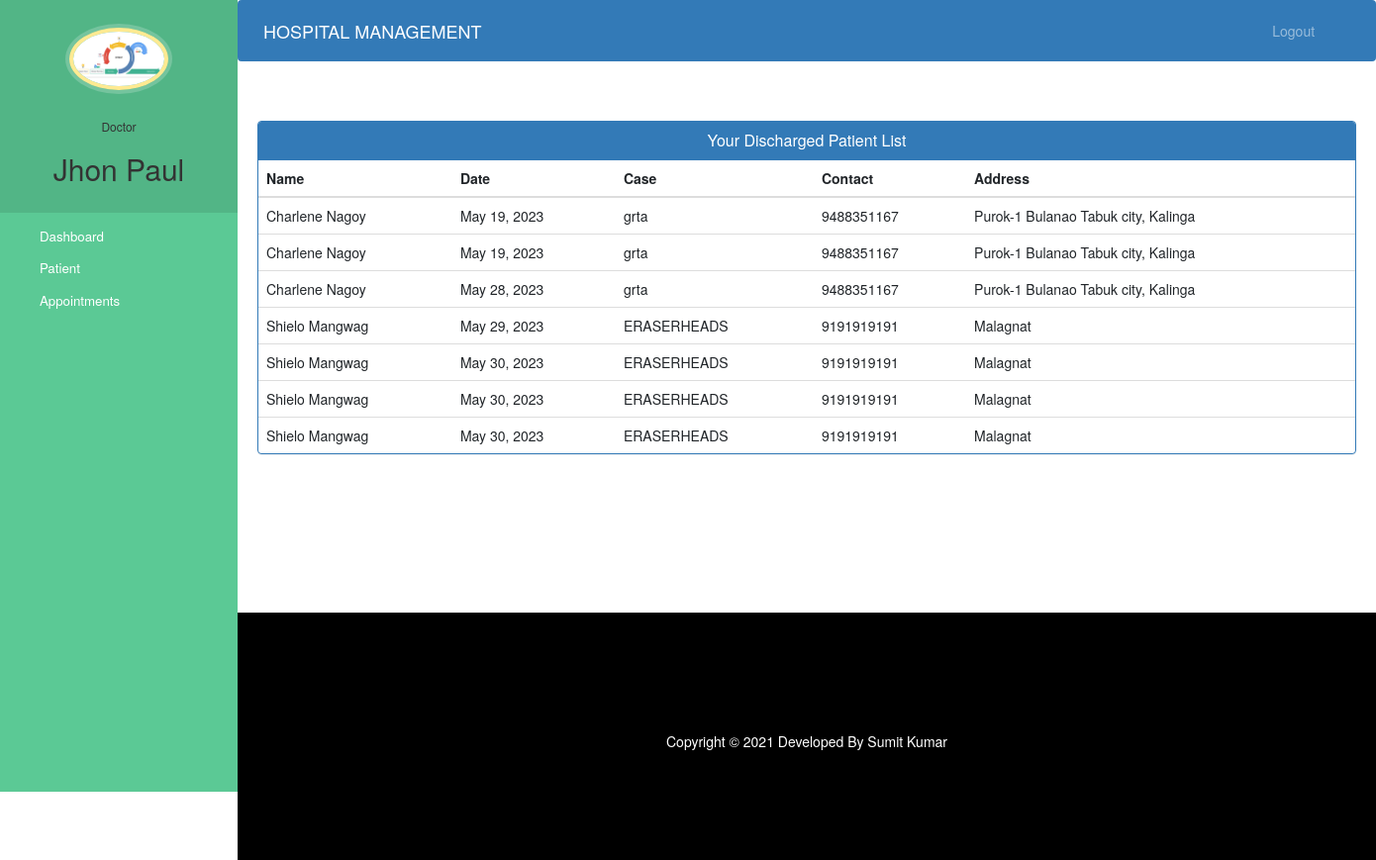
The page /doctor-view-discharge-patient (signed in) on the database its author committed.
### hospital/models.py (models this page shows, shortened)
class Doctor(models.Model):
    user=models.OneToOneField(User,on_delete=models.CASCADE)
    profile_pic= models.ImageField(upload_to='profile_pic/DoctorProfilePic/',null=True,blank=True)
    address = models.CharField(max_length=40)
    mobile = models.CharField(max_length=20,null=True)
    department= models.CharField(max_length=50,choices=departments,default='Cardiologist')
    status=models.BooleanField(default=False)

class PatientDischargeDetails(models.Model):
    patientId=models.PositiveIntegerField(null=True)
    patientName=models.CharField(max_length=40)
    assignedDoctorName=models.CharField(max_length=40)
    address = models.CharField(max_length=40)
    mobile = models.CharField(max_length=20,null=True)
    symptoms = models.CharField(max_length=100,null=True)
    admitDate=models.DateField(null=False)
    releaseDate=models.DateField(null=False)
    daySpent=models.PositiveIntegerField(null=False)
    roomCharge=models.PositiveIntegerField(null=False)
    medicineCost=models.PositiveIntegerField(null=False)
    doctorFee=models.PositiveIntegerField(null=False)
    OtherCharge=models.PositiveIntegerField(null=False)
    total=models.PositiveIntegerField(null=False)

### hospital/views.py (the view)
# urls.py: path('doctor-view-discharge-patient',views.doctor_view_discharge_patient_view,name='doctor-view-discharge-patient'),
@login_required(login_url='doctorlogin')
@user_passes_test(is_doctor)
def doctor_view_discharge_patient_view(request):
    dischargedpatients=models.PatientDischargeDetails.objects.all().distinct().filter(assignedDoctorName=request.user.first_name)
    doctor=models.Doctor.objects.get(user_id=request.user.id) #for profile picture of doctor in sidebar
    return render(request,'hospital/doctor_view_discharge_patient.html',{'dischargedpatients':dischargedpatients,'doctor':doctor})

### hospital/views.py (called while the page is built)
def is_doctor(user):
    return user.groups.filter(name='DOCTOR').exists()

### templates/hospital/doctor_view_discharge_patient.html (shortened to what this page needs)
{% extends 'hospital/doctor_base.html' %}
{% block content %}
{%load static%}
<head>
  <link href="//netdna.bootstrapcdn.com/bootstrap/3.0.0/css/bootstrap.min.css" rel="stylesheet" id="bootstrap-css">
</head>
<div class="container">
  <div class="panel panel-primary">
    <div class="panel-heading">
      <h6 class="panel-title">Your Discharged Patient List</h6>
    </div>
    <table class="table table-hover" id="dev-table">
      <thead>
        <tr>
          <th>Name</th>
          <th>Date</th>
          <th>Case</th>
          <th>Contact</th>
          <th>Address</th>
        </tr>
      </thead>
      {% for p in dischargedpatients %}
      <tr>
        <td> {{p.patientName}}</td>
        <td>{{p.releaseDate}}</td>
        <td>{{p.symptoms}}</td>
        <td>{{p.mobile}}</td>
        <td>{{p.address}}</td>
      </tr>
      {% endfor %}
    </table>
  </div>
</div>
{% endblock content %}

### templates/hospital/doctor_base.html (shortened to what this page needs)
<!DOCTYPE html>
{% load static %}
<html lang="en">
<head>
  <link rel="stylesheet" href="https://stackpath.bootstrapcdn.com/bootstrap/4.3.1/css/bootstrap.min.css">
  <link rel="stylesheet" href="https://maxcdn.bootstrapcdn.com/font-awesome/4.7.0/css/font-awesome.min.css">
</head>
<body>
  <nav class="menu" tabindex="0">
    <header class="avatar">
      <img src="{% static doctor.profile_pic.url %}" alt="Profile Pic" />
      <br><br>
      <h6>Doctor</h6>
      <h2>{{request.user.first_name}}</h2>
    </header>
    <ul>
      <li tabindex="0" class="icon-dashboard"> <a style="color:white; text-decoration:none;" href="/doctor-dashboard"><span>Dashboard</span></a> </li>
      <li tabindex="0" class="icon-users"> <a style="color:white; text-decoration:none;" href="/doctor-patient"><span>Patient</span></a></li>
      <li tabindex="0" class="icon-calendar"> <a style="color:white; text-decoration:none;" href="/doctor-appointment"><span>Appointments</span></a></li>
    </ul>
  </nav>
  <main>
    <div class="bs-example">
      <nav class="navbar navbar-expand-md  navbar-dark fixed-top" style="background:#337AB7;">
        <a href="/doctor-dashboard" class="navbar-brand">HOSPITAL MANAGEMENT</a>
        <div class="collapse navbar-collapse justify-content-between" id="navbarCollapse">
          <div class="navbar-nav" style=" margin-left: 90%;">
            <a href="/logout" class="nav-item nav-link">Logout</a>
          </div>
        </div>
      </nav>
    </div>
    <br><br>
    {% block content %}
    {% endblock content %}
    <br><br><br><br><br><br><br>
    <footer>
      <br>
      <div class="container">
        <div class="row">
          <div class="col-md-12 col-sm-12">
            <div style="color:#ffffff;" class="wow fadeInUp footer-copyright">
              <p>
                Copyright &copy; 2021 Developed By Sumit Kumar </p>
            </div>
          </div>
        </div>
      </div>
    </footer>
  </main>
</body>
</html>

### templates/hospital/doctor_base.html (style rules this page uses)
a:link { text-decoration: none; }
a { color: white; }
footer { padding: 0px 0px 0px 0px; background-color: black; margin: 0px; }
p { text-align: center; }
body { padding-left: 240px; }
main { position: relative; height: 100vh; }
.menu { background: #5bc995; height: 100vh; width: 240px; position: fixed; top: 0px; left: 0; z-index: 5; outline: none; }
.menu .avatar { background: rgba(0, 0, 0, 0.1); padding: 2em 0.5em; text-align: center; }
.menu .avatar img { width: 100px; border-radius: 50%; overflow: hidden; border: 4px solid #ffea92; box-shadow: 0 0 0 4px rgba(255, 255, 255, 0.2); }
.menu .avatar h2 { font-weight: normal; margin-bottom: 0; }
.menu ul { list-style: none; padding: 0.5em 0; margin: 0; }
.menu ul li { padding: 0.5em 1em 0.5em 3em; font-size: 0.95em; font-weight: regular; background-repeat: no-repeat; background-position: left 15px center; background-size: auto 20px; transition: all 0.15s linear; cursor: pointer; }
.menu ul li.icon-dashboard { background-image: url("http://www.entypo.com/images//gauge.svg"); }
.menu ul li.icon-users { background-image: url("http://www.entypo.com/images//users.svg"); }
.menu ul li.icon-calendar { background-image: url("http://www.entypo.com/images//calendar.svg"); }

### templates/hospital/doctor_view_discharge_patient.html (style rules this page uses)
a:link { text-decoration: none; }
h6 { text-align: center; }
.row { margin: 100px; }

### rows shown on the page
Doctor: profile_pic (picture)
PatientDischargeDetails: patientName "Charlene Nagoy", releaseDate "May 19, 2023", symptoms "grta", mobile "9488351167", address "Purok-1 Bulanao Tabuk city, Kalinga"
PatientDischargeDetails: patientName "Charlene Nagoy", releaseDate "May 19, 2023", symptoms "grta", mobile "9488351167", address "Purok-1 Bulanao Tabuk city, Kalinga"
PatientDischargeDetails: patientName "Charlene Nagoy", releaseDate "May 28, 2023", symptoms "grta", mobile "9488351167", address "Purok-1 Bulanao Tabuk city, Kalinga"
PatientDischargeDetails: patientName "Shielo Mangwag", releaseDate "May 29, 2023", symptoms "ERASERHEADS", mobile "9191919191", address "Malagnat"
PatientDischargeDetails: patientName "Shielo Mangwag", releaseDate "May 30, 2023", symptoms "ERASERHEADS", mobile "9191919191", address "Malagnat"
PatientDischargeDetails: patientName "Shielo Mangwag", releaseDate "May 30, 2023", symptoms "ERASERHEADS", mobile "9191919191", address "Malagnat"
PatientDischargeDetails: patientName "Shielo Mangwag", releaseDate "May 30, 2023", symptoms "ERASERHEADS", mobile "9191919191", address "Malagnat"

### other values the page prints
{{ request.user.first_name }} "Jhon Paul"
